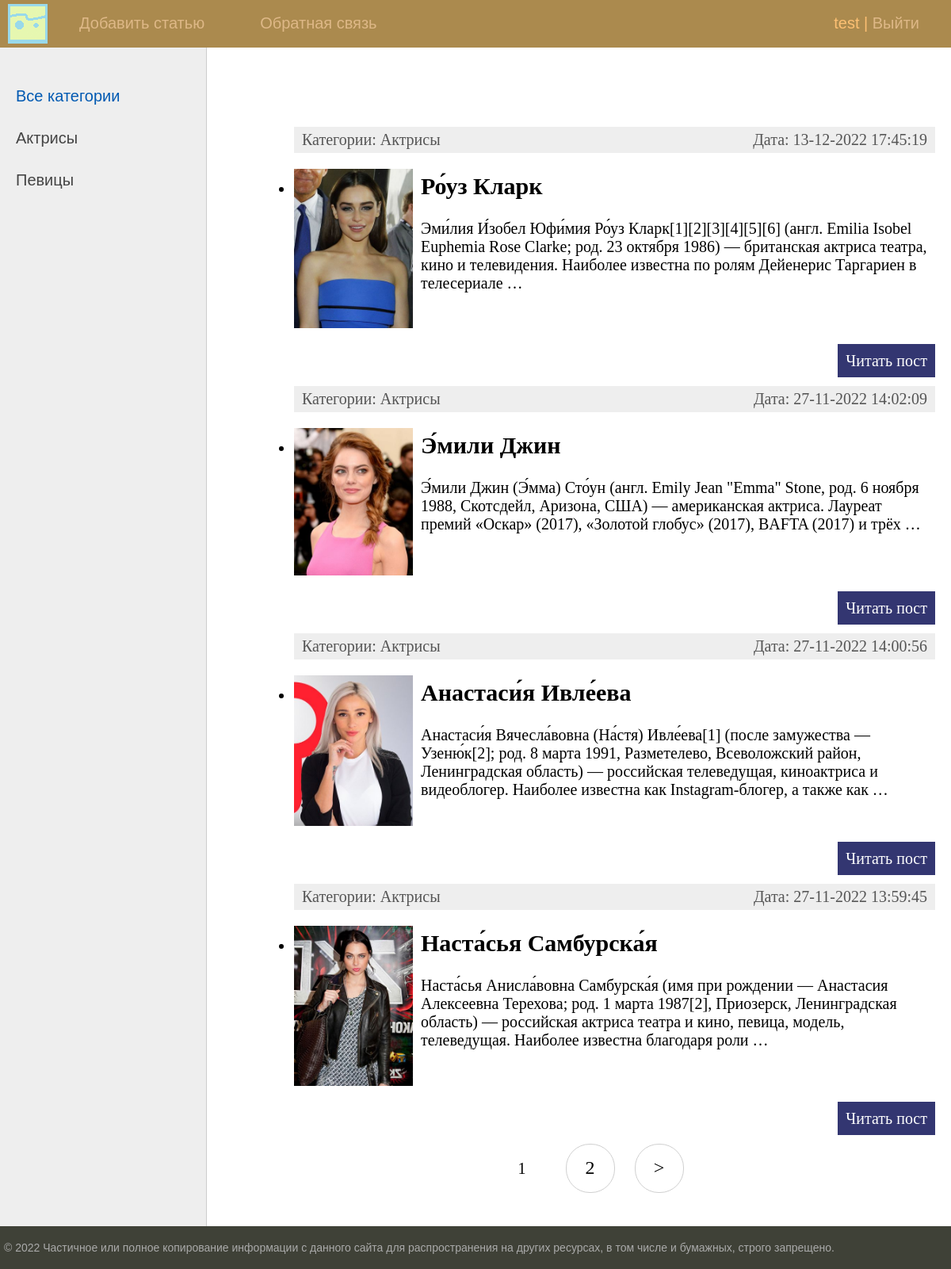
The app's page / (signed in) with its own data.
### women/models.py (models this page shows, shortened)
class Category(models.Model):
    name = models.CharField(max_length=100, db_index=True, verbose_name='Категория')
    slug = models.SlugField(max_length=255, unique=True, db_index=True, verbose_name="URL")
    def __str__(self):
        return self.name
    def get_absolute_url(self):
        return reverse('category', kwargs={'cat_slug': self.slug})
    class Meta:
        verbose_name = 'Категорию'
        verbose_name_plural = 'Категории'
        ordering = ['id']

class Women(models.Model):
    title = models.CharField(max_length=255, verbose_name='Заголовок')
    slug = models.SlugField(max_length=255, unique=True, db_index=True, verbose_name='URL')
    content = models.TextField(blank=True, verbose_name='Текст статьи')
    photo = models.FileField(upload_to="photos/%Y/%m/%d/", verbose_name='Фото')
    time_create = models.DateTimeField(auto_now_add=True, verbose_name='Время создания')
    time_update = models.DateTimeField(auto_now=True, verbose_name='Время изменения')
    is_published = models.BooleanField(default=True, verbose_name='Публикация')
    cat = models.ForeignKey('Category', on_delete=models.PROTECT, verbose_name='Категории')
    def get_absolute_url(self):
        return reverse('post', kwargs={'post_slug': self.slug})
    class Meta:
        verbose_name = 'Женщину'
        verbose_name_plural = 'Женщины'
        ordering = ['-time_create', 'title']

### women/views.py (the view)
# urls.py: path('', WomenHome.as_view(), name='home'),
class WomenHome(DataMixin, ListView):
    model = Women
    template_name = 'women/index.html'
    context_object_name = 'posts'
    def get_context_data(self, *, object_list=None, **kwargs):
        context = super().get_context_data(**kwargs)
        c_def = self.get_user_context(title='Главная страница')
        return dict(list(context.items()) + list(c_def.items()))
    def get_queryset(self):
        return Women.objects.filter(is_published=True).select_related('cat')

### women/utils.py (called while the page is built)
    def get_user_context(self, **kwargs):
        context = kwargs
        cats = cache.get('cats')
        if not cats:
            cats = Category.objects.annotate(Count('women'))
            cache.set('cats', cats, 60)
        user_menu = menu.copy()
        if not self.request.user.is_authenticated:
            user_menu.pop(1)
        context['menu'] = user_menu
        context['cats'] = cats
        if 'cat_selected' not in context:
            context['cat_selected'] = 0
        return context

### women/templates/women/index.html (shortened to what this page needs)
{% extends 'women/base.html' %}
{% block content %}
<ul class = "List-articles">
    {% for p in posts  %}
            <li><div class="article-panel">
    <p class="first">Категории: {{p.cat}}</p>
    <p class="last">Дата: {{p.time_update|date:'d-m-Y H:i:s'}}</p>
</div>
{% if p.photo %}
    <p><img class='img-article-left thumb' src='{{p.photo.url}}'></p>
{% endif %}
                <h2>{{p.title}}</h2>
        {% autoescape on %}
        <p>{{p.content|linebreaks| truncatewords:30}}</p>
        {% endautoescape %}
            <p class="link-read-post"><a href="{{ p.get_absolute_url }}">Читать пост</a></p>
            </li>
    {% endfor %}
</ul>
{% endblock %}

### women/templates/women/base.html (shortened to what this page needs)
{% load static %}
{% load women_tags %}
<!DOCTYPE html>
<html>
<head>
	<link type="text/css" href="{% static 'women/css/stylee.css' %}" rel="stylesheet" />
</head>
<body>
<table class="table-page" border=0 cellpadding="0" cellspacing="0">
<tr><td valign=top>
{% block mainmenu %}
		<div class="header">
			<ul id="mainmenu" class="mainmenu">
			<li class="logo"><a href="{% url 'home' %}"><div class="logo"></div></a></li>
{% for m in menu %}
			<li><a href="{% url m.url_name %}">{{m.title}}</a></li>
{% endfor %}
			{% if request.user.is_authenticated %}
			<li class = 'last'> {{user.username}} | <a href="{% url 'logout' %}">Выйти</a></li>
			{% else %}
			<li class = 'last'><a href="{% url 'register' %}">Регистрация</a> | <a href="{% url 'login' %}">Войти</a></li>
			{% endif %}
		    </ul>
		</div>
{% endblock mainmenu %}
<table class="table-content" border=0 cellpadding="0" cellspacing="0">
<tr>
	<td valign="top" class="left-chapters">
	<ul id="leftchapters">
{% if cat_selected == 0 %}
		<li class="selected">Все категории</li>
{% else %}
		<li><a href="{% url 'home' %}">Все категории </a></li>
{% endif %}
{% for c in cats %}
{% if c.women__count > 0 %}
	{% if c.pk == cat_selected %}
		<li class='selected'>{{c.name}}</li>
	{% else %}
		<li><a href="{{ c.get_absolute_url }}">{{c.name}}</a></li>
	{% endif %}
{% endif %}
{% endfor %}
	</ul>
</td>
<td valign="top" class="content">
	<div class="content-text">
{% block content %}
{% endblock %}
{% if page_obj.has_other_pages %}
<nav class="list-pages">
	<ul>
		{% for p in paginator.page_range %}
		{% if page_obj.number == p %}
		<li class="page-num page-num-selected">{{ p }}</li>
		{% elif p >= page_obj.number|add:-2 and p <= page_obj.number|add:2 %}
		<li class="page-num">
			<a href="?page={{ p }}">{{ p }}</a>
		</li>
		{% endif %}
		{% endfor %}
{% if page_obj.has_next %}
<li class="page-num">
	<a href='?page={{ page_obj.next_page_number }}'>&gt;</a>
</li>
{% endif %}
	</ul>
</nav>
{% endif %}
	</div>
</td></tr></table>
</td></tr>
<tr><td valign=top>
	<div id="footer">
		<p>&copy; 2022 Частичное или полное копирование информации с данного сайта для распространения на других ресурсах, в том числе и бумажных, строго запрещено.</p>
	</div>
</td></tr></table>
</body>
</html>

### women/static/women/css/stylee.css (style rules this page uses)
html, body { font-family: 'Arial'; margin: 0; padding: 0; height: 100%; width: 100%; color: #444; }
a { color: #0059b2; text-decoration: none; }
img { max-width: 600px; height: auto; }
img.img-article-left { max-width: 300px; height: auto; float: left; padding: 0 10px 10px 0; }
img.img-article-left.thumb { max-width: 150px; height: auto; }
p.link-read-post { text-align: right; }
p.link-read-post a { padding: 10px; min-width: 100px; background: #333671; color: #fff; text-decoration: none; }
div.article-panel { background: #eee; padding: 5px 10px 5px 10px; box-sizing: border-box; overflow: hidden; color: #555; }
div.article-panel p.first { margin: 0; float: left; }
div.article-panel p.last { margin: 0; float: right; }
.table-page { width: 100%; height: 100%; vertical-align: top; }
.table-page tr { height: 100%; }
.header { background: #ab8a4e; height: 60px; }
.logo { background: url('../images/logo1.png') no-repeat 10px 5px; width: 70px; height: 60px; }
ul.mainmenu { list-style: none; margin: 0; padding: 0; height: 60px; color: #fdc073; font-size: 20px; overflow: hidden; }
ul.mainmenu li { float: left; margin: 18px 40px 0 30px; }
ul.mainmenu li.logo { margin: 0; }
ul.mainmenu li.last { float: right; }
ul.mainmenu li a { color: #DEB887; text-decoration: none; }
.table-content { width: 100%; min-height: 100%; height: 100%; }
.left-chapters { margin: 0; background: #eee; border-right: 1px solid #ccc; min-height: 100%; }
.left-chapters ul { width: 230px; min-height: 100%; margin: 0; padding: 20px 10px 10px 20px; list-style: none; font-size: 20px; }
.left-chapters ul li { margin: 30px 0 0 0; color: #999; }
.left-chapters ul li.selected { color: #0059b2; }
.left-chapters ul li a { color: #444; text-decoration: none; }
.content { padding: 40px 20px 20px 40px; width: 100%; box-sizing: border-box; }
.content-text { margin: 60px 0 0 30px; color: #000; font-size: 20px; font-family: Yandex Sans Display Light; }
#footer { box-sizing: border-box; background: #3F4137; padding: 5px; color: #aaa; font-size: 14px; font-family: Verdana, Geneva, Arial, Helvetica; text-align: left; overflow: hidden; }
.list-pages { text-align: center; margin: 0 0 20px 0; }
.list-pages ul { margin: 20px 0 0 0; padding: 0; list-style: none; }
.list-pages ul li { display: inline-block; margin: 0 20px 0 0; }
.list-pages a { color: #000; font-size: 24px; text-decoration: none; }
.list-pages .page-num, .page-num-selected { display: inline-block; width: 60px; height: 44px; padding: 16px 0 0 0; border: 1px solid #d0d0d0; border-radius: 30px; }
.list-pages .page-num-selected { border: none; color: #000; font-size: 20px; }

### records on screen
Category: name "Актрисы"
Category: name "Певицы"
Women: cat "Актрисы", time_update "13-12-2022 17:45:19", photo (picture), title "Ро́уз Кларк", content "Эми́лия И́зобел Юфи́мия Ро́уз Кларк[1][2][3][4][5][6] (англ. Emilia Isobel Euphemia Rose Clarke; род. 23 октября 1986) — британская актриса театра, кино и телевидения. Наиболее известна по ролям Дейенерис Таргариен в телесериале …"
Women: cat "Актрисы", time_update "27-11-2022 14:02:09", photo (picture), title "Э́мили Джин", content "Э́мили Джин (Э́мма) Сто́ун (англ. Emily Jean \"Emma\" Stone, род. 6 ноября 1988, Скотсдейл, Аризона, США) — американская актриса. Лауреат премий «Оскар» (2017), «Золотой глобус» (2017), BAFTA (2017) и трёх …"
Women: cat "Актрисы", time_update "27-11-2022 14:00:56", photo (picture), title "Анастаси́я Ивле́ева", content "Анастаси́я Вячесла́вовна (На́стя) Ивле́ева[1] (после замужества — Узеню́к[2]; род. 8 марта 1991, Разметелево, Всеволожский район, Ленинградская область) — российская телеведущая, киноактриса и видеоблогер. Наиболее известна как Instagram-блогер, а также как …"
Women: cat "Актрисы", time_update "27-11-2022 13:59:45", photo (picture), title "Наста́сья Самбурска́я", content "Наста́сья Анисла́вовна Самбурска́я (имя при рождении — Анастасия Алексеевна Терехова; род. 1 марта 1987[2], Приозерск, Ленинградская область) — российская актриса театра и кино, певица, модель, телеведущая. Наиболее известна благодаря роли …"

### other values on screen
{{ m.title }} "Добавить статью" "Обратная связь"
{{ user.username }} "test"
{{ p }} "1"
{{ p }} "2"
